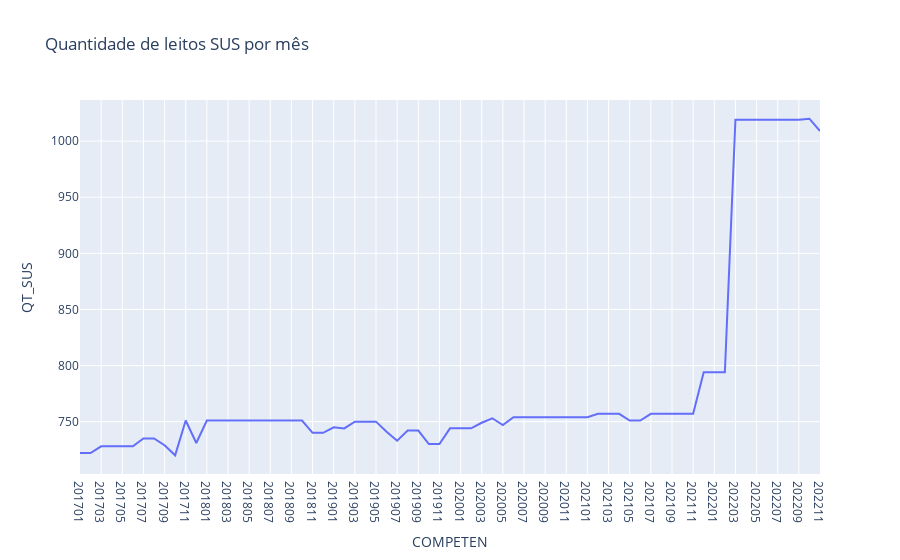

The notebook cell this image was saved under:
### Code cell
px.line(data_UTI, x="COMPETEN", y="QT_SUS", title="Quantidade de leitos SUS por mês")

### Figure 1 — Plotly figure (JSON) as saved in the notebook; plotly's stock layout.template omitted (floating-point values rounded to 4 significant figures)
{"data": [{"hovertemplate": "COMPETEN=%{x}<br>QT_SUS=%{y}<extra></extra>", "legendgroup": "", "line": {"color": "#636efa", "dash": "solid"}, "marker": {"symbol": "circle"}, "mode": "lines", "name": "", "orientation": "v", "showlegend": false, "type": "scatter", "x": ["201701", "201702", "201703", "201704", "201705", "201706", "201707", "201708", "201709", "201710", "201711", "201712", "201801", "201802", "201803", "201804", "201805", "201806", "201807", "201808", "201809", "201810", "201811", "201812", "201901", "201902", "201903", "201904", "201905", "201906", "201907", "201908", "201909", "201910", "201911", "201912", "202001", "202002", "202003", "202004", "202005", "202006", "202007", "202008", "202009", "202010", "202011", "202012", "202101", "202102", "202103", "202104", "202105", "202106", "202107", "202108", "202109", "202110", "202111", "202112", "202201", "202202", "202203", "202204", "202205", "202206", "202207", "202208", "202209", "202210", "202211"], "xaxis": "x", "y": [722, 722, 728, 728, 728, 728, 735, 735, 729, 720, 751, 731, 751, 751, 751, 751, 751, 751, 751, 751, 751, 751, 740, 740, 745, 744, 750, 750, 750, 741, 733, 742, 742, 730, 730, 744, 744, 744, 749, 753, 747, 754, 754, 754, 754, 754, 754, 754, 754, 757, 757, 757, 751, 751, 757, 757, 757, 757, 757, 794, 794, 794, 1019, 1019, 1019, 1019, 1019, 1019, 1019, 1020, 1009], "yaxis": "y"}], "layout": {"legend": {"tracegroupgap": 0}, "title": {"text": "Quantidade de leitos SUS por mês"}, "xaxis": {"anchor": "y", "domain": [0, 1], "title": {"text": "COMPETEN"}}, "yaxis": {"anchor": "x", "domain": [0, 1], "title": {"text": "QT_SUS"}}}}
